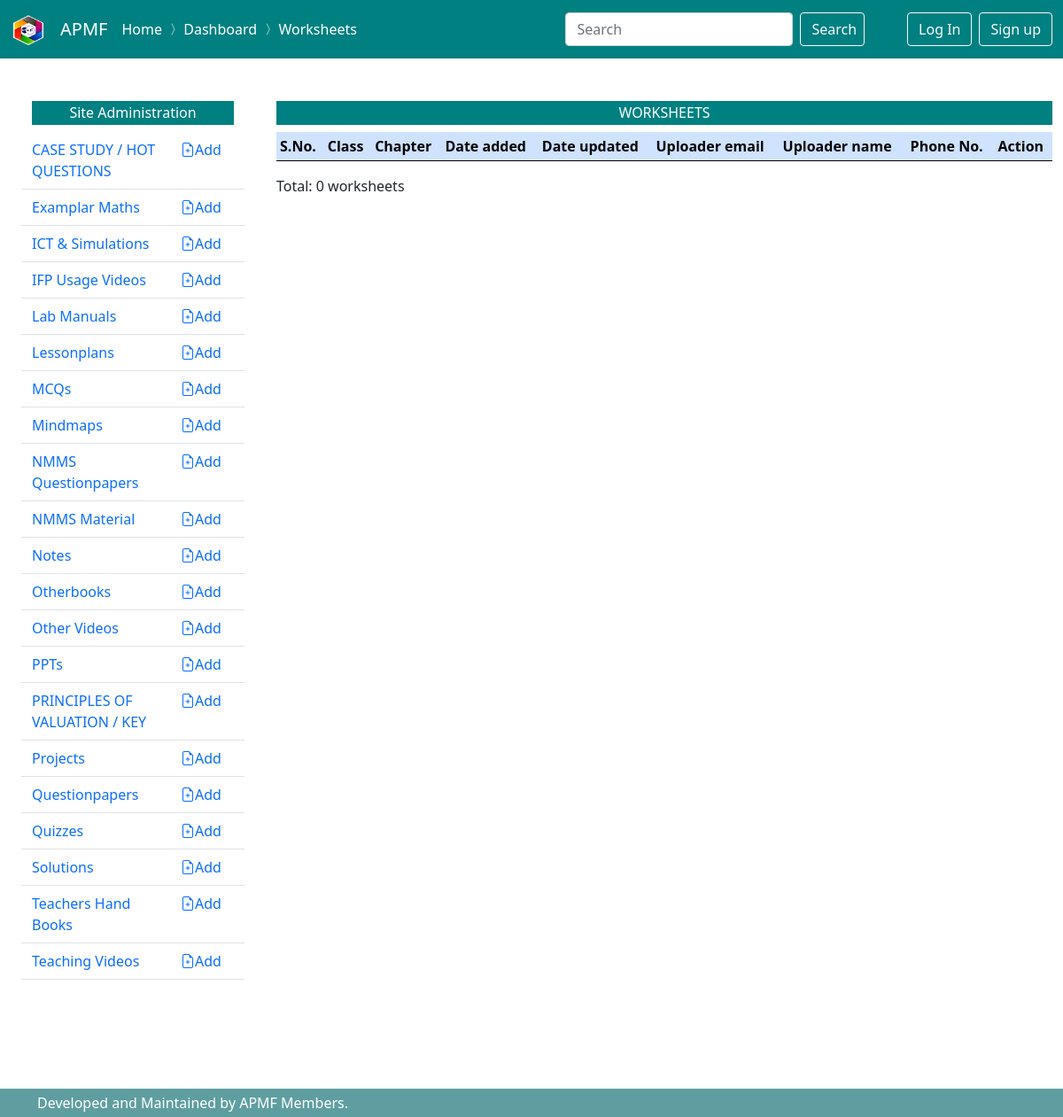
Page /dashboard/worksheets/ on the earlier database version.
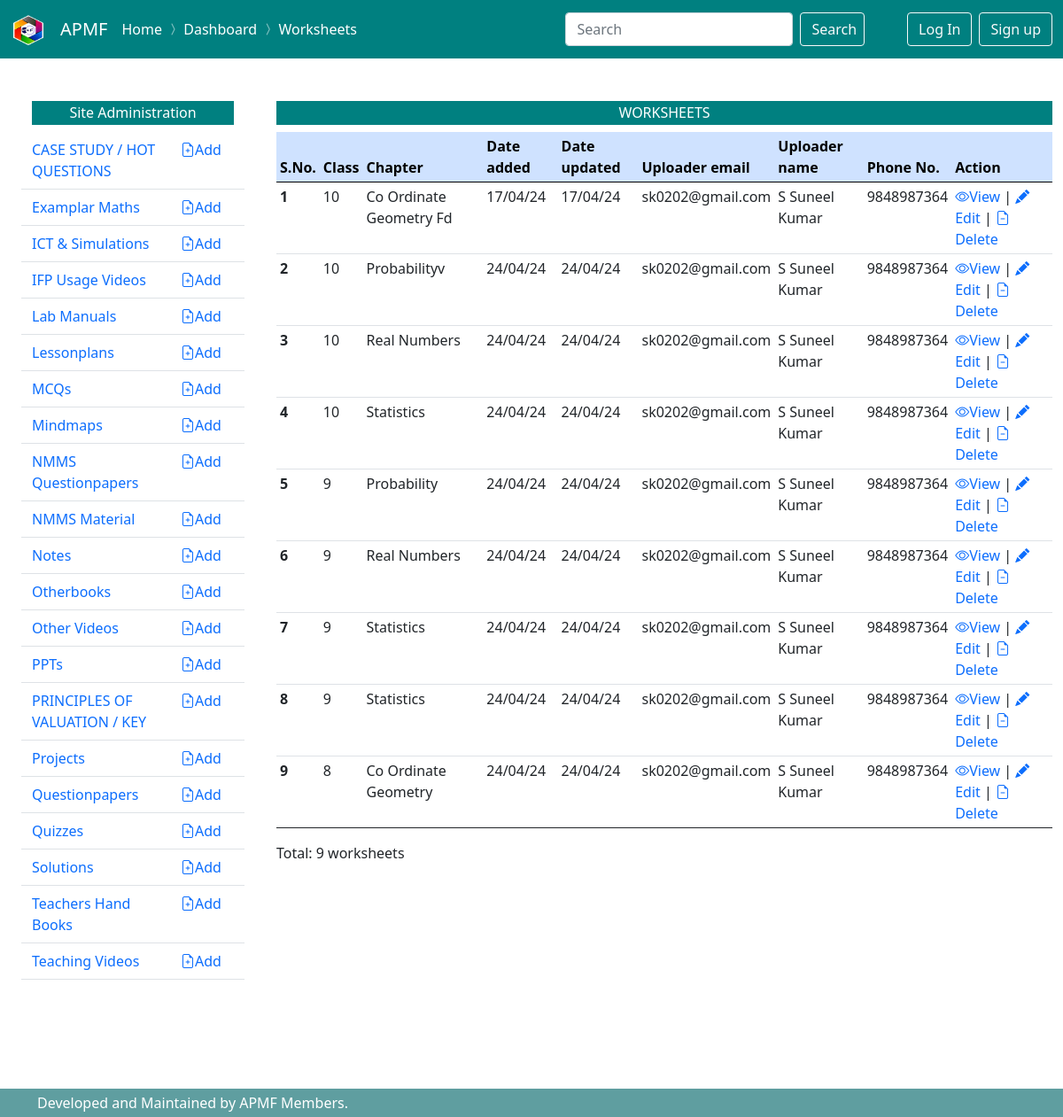
Same page on the later database version.
### worksheets/models.py (models this page shows, shortened)
class Worksheet(Item):
    chapter = models.CharField(max_length = 50)
    class Meta:
        ordering = [
            '-standard',
            'chapter'
        ]

### users/models.py (models this page shows, shortened)
class MyUser(AbstractBaseUser):
    email=models.EmailField(
        verbose_name ='email address',
        max_length = 255,
        unique = True,
    )
    phone_number = models.CharField(max_length=10, validators=[RegexValidator(regex='^(\+?\d{1,3})?[-.\s]?\(?\d{3}\)?[-.\s]?\d{3}[-.\s]?\d{4}$')])
    name = models.CharField(max_length=50)
    is_active = models.BooleanField(default=True)
    is_admin = models.BooleanField(default=False)
    objects = MyUserManager()
    USERNAME_FIELD = 'email'
    REQUIRED_FIELDS = ['phone_number', 'name']

### dashboard/views.py (the view)
# urls.py: path('dashboard/worksheets/', views.DashboardWorksheetListView.as_view(), name='dashboard_worksheet_list'),
class DashboardWorksheetListView(worksheet_views.WorksheetListView):
    template_name = 'dashboard/worksheets/list.html'
    success_url = reverse_lazy('dashboard_worksheet_list')

### worksheets/views.py (called while the page is built)
    def get_context_data(self, **kwargs):
        context = super().get_context_data(**kwargs)
        context['requests'] = Message.objects.filter(request_for = 'worksheet')
        return context

### dashboard/templates/dashboard/worksheets/list.html (shortened to what this page needs)
{% extends "dashboard/dashboard.html" %}
{% load static %}
{% block navigation %}
<span class="navbar-text" >
  <a href="{% url "home" %}" style ="text-decoration:none">Home</a>
  <i class="bi bi-chevron-compact-right"></i>
  <a href="{% url "dashboard" %}" style ="text-decoration:none">Dashboard</a>
  <i class="bi bi-chevron-compact-right"></i>
  <a href="#" style ="text-decoration:none">Worksheets</a>
</span>
{% endblock navigation %}
{% block content %}
<h6 class ="p-1 text-center" style="background-color:teal; color:white"> WORKSHEETS</h6>
<table class="table table-sm table-hover">
    <thead class="table-primary" >
      <tr  >
        <th scope="col">S.No.</th>
        <th scope="col">Class</th>
        <th scope="col">Chapter</th>
        <th scope="col">Date added</th>
        <th scope="col">Date updated</th>
        <th scope="col">Uploader email</th>
        <th scope="col">Uploader name</th>
        <th scope="col">Phone No.</th>
        <th scope="col">Action</th>
      </tr>
    </thead>
    <tbody>
        {% for worksheet in  worksheets %}
      <tr>
        <th scope="row">{{forloop.counter}}</th>
        <td>{{worksheet.standard}}</td>
        <td>{{worksheet.chapter|title}}</td>
        <td>{{worksheet.date_added|date:'d/m/y'}}</td>
        <td>{{worksheet.date_updated|date:'d/m/y'}}</td>
        <td>{{worksheet.uploaded_by.email}}</td>
        <td>{{worksheet.uploaded_by.name|title}}</td>
        <td>{{worksheet.uploaded_by.phone_number}}</td>
        <td><a style="text-decoration:none;" href= '{{ worksheet.file.url }}'><i class="bi bi-eye"></i>View </a>|
          <a style="text-decoration:none;" href= '{% url "dashboard_worksheet_update" worksheet.pk %}'><i class="bi bi-pencil-fill"></i>Edit </a>|
          <a style="text-decoration:none;" href= '{% url "dashboard_worksheet_delete" worksheet.pk %}'><i class="bi bi-file-earmark-minus"></i>Delete </a> </td>
      </tr>
      {% endfor %}
      </table>
      Total: {{worksheets|length}} worksheet{{worksheets|length|pluralize:'s'}}
{% endblock content %}

Differences in the rows shown:
added Worksheet: standard "10", chapter "Co Ordinate Geometry Fd", date_added "17/04/24", date_updated "17/04/24", uploaded_by.email "sk0202@gmail.com", uploaded_by.name "S Suneel Kumar", uploaded_by.phone_number "9848987364"
added Worksheet: standard "10", chapter "Probabilityv", date_added "24/04/24", date_updated "24/04/24", uploaded_by.email "sk0202@gmail.com", uploaded_by.name "S Suneel Kumar", uploaded_by.phone_number "9848987364"
added Worksheet: standard "10", chapter "Real Numbers", date_added "24/04/24", date_updated "24/04/24", uploaded_by.email "sk0202@gmail.com", uploaded_by.name "S Suneel Kumar", uploaded_by.phone_number "9848987364"
added Worksheet: standard "10", chapter "Statistics", date_added "24/04/24", date_updated "24/04/24", uploaded_by.email "sk0202@gmail.com", uploaded_by.name "S Suneel Kumar", uploaded_by.phone_number "9848987364"
added Worksheet: standard "9", chapter "Probability", date_added "24/04/24", date_updated "24/04/24", uploaded_by.email "sk0202@gmail.com", uploaded_by.name "S Suneel Kumar", uploaded_by.phone_number "9848987364"
added Worksheet: standard "9", chapter "Real Numbers", date_added "24/04/24", date_updated "24/04/24", uploaded_by.email "sk0202@gmail.com", uploaded_by.name "S Suneel Kumar", uploaded_by.phone_number "9848987364"
added Worksheet: standard "9", chapter "Statistics", date_added "24/04/24", date_updated "24/04/24", uploaded_by.email "sk0202@gmail.com", uploaded_by.name "S Suneel Kumar", uploaded_by.phone_number "9848987364"
added Worksheet: standard "9", chapter "Statistics", date_added "24/04/24", date_updated "24/04/24", uploaded_by.email "sk0202@gmail.com", uploaded_by.name "S Suneel Kumar", uploaded_by.phone_number "9848987364"
added Worksheet: standard "8", chapter "Co Ordinate Geometry", date_added "24/04/24", date_updated "24/04/24", uploaded_by.email "sk0202@gmail.com", uploaded_by.name "S Suneel Kumar", uploaded_by.phone_number "9848987364"
Other differences:
{{ worksheets|length }}: "0" → "9"
